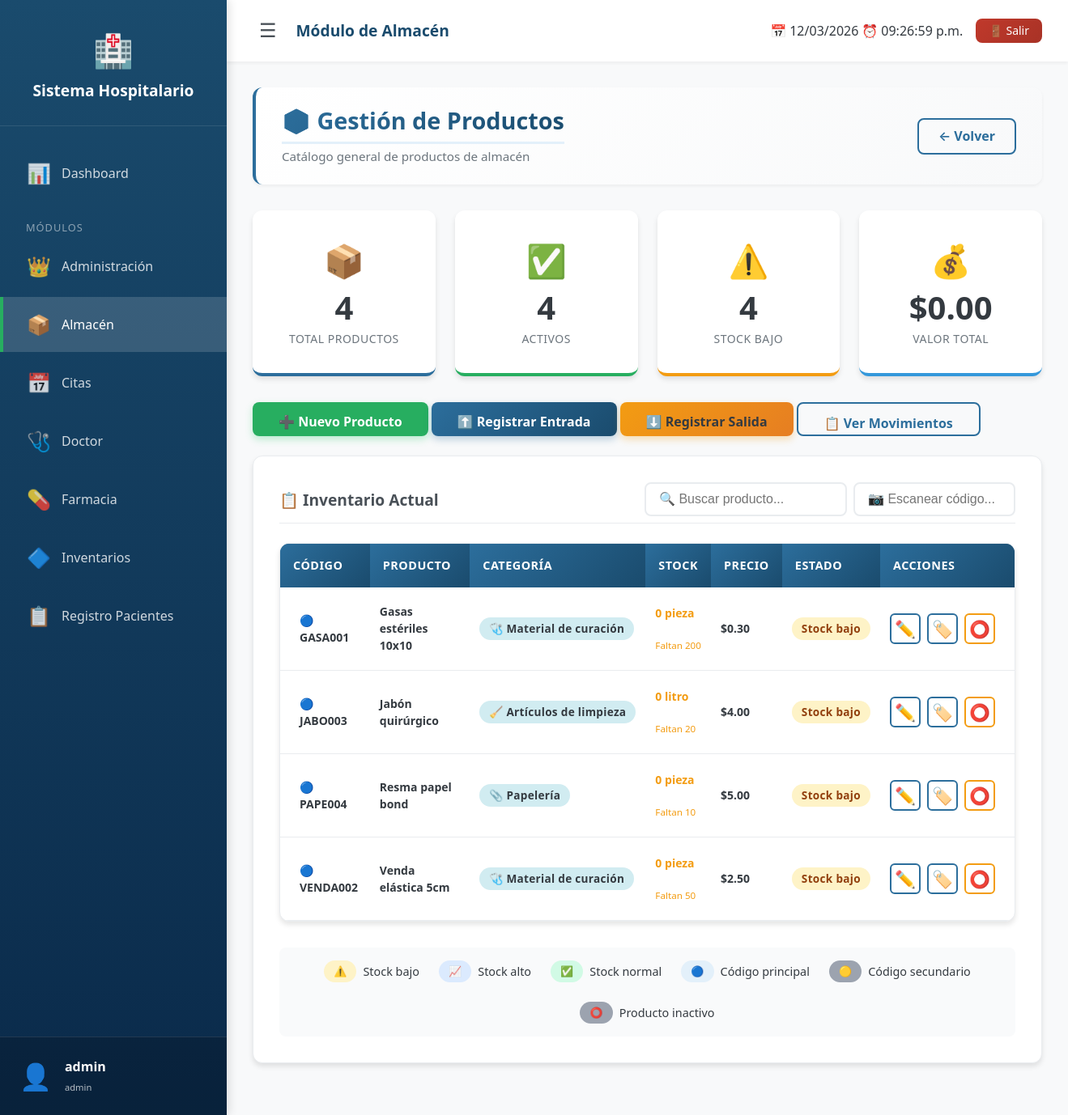
Page /Hospital/modules/almacen/productos.php (signed in) on the committed database.
### tables this page shows
CREATE TABLE `modulos` (
  `id` int(11) NOT NULL,
  `nombre` varchar(50) DEFAULT NULL,
  `ruta` varchar(100) DEFAULT NULL
);

CREATE TABLE `productos` (
  `id` int(11) NOT NULL,
  `departamento` enum('almacen','farmacia') NOT NULL,
  `codigo` varchar(50) DEFAULT NULL,
  `nombre` varchar(200) NOT NULL,
  `descripcion` text DEFAULT NULL,
  `categoria_almacen_id` int(11) DEFAULT NULL,
  `categoria_farmacia_id` int(11) DEFAULT NULL,
  `unidad_medida` enum('pieza','caja','frasco','tableta','capsula','ampolleta','ml','litro','gramo','kilogramo','metro','otro') DEFAULT 'pieza',
  `stock_minimo` int(11) DEFAULT 10,
  `stock_maximo` int(11) DEFAULT 1000,
  `precio_unitario` decimal(10,2) DEFAULT 0.00,
  `ubicacion` varchar(100) DEFAULT NULL,
  `activo` tinyint(1) DEFAULT 1,
  `fecha_registro` timestamp NOT NULL DEFAULT current_timestamp()
);

CREATE TABLE `categorias_almacen` (
  `id` int(11) NOT NULL,
  `nombre` varchar(100) NOT NULL,
  `tipo` enum('material_medico','oficina','limpieza','equipo','otro') NOT NULL,
  `descripcion` text DEFAULT NULL
);

### Hospital/modules/almacen/productos.php (the view, shortened to what the rows shown need)
<?php
require_once '../../config/db.php';
require_once '../../includes/header.php';
$productos = $pdo->query("
    SELECT
        p.id,
        p.codigo,
        p.nombre,
        p.descripcion,
        p.categoria_almacen_id,
        c.nombre as categoria_nombre,
        c.tipo as categoria_tipo,
        p.unidad_medida,
        p.stock_minimo,
        p.stock_maximo,
        p.precio_unitario,
        p.ubicacion,
        p.activo,
        COALESCE(sa.cantidad_total, 0) as stock_actual,
        COALESCE(sa.cantidad_total, 0) * p.precio_unitario as valor_total,
        CASE
            WHEN COALESCE(sa.cantidad_total, 0) <= p.stock_minimo THEN 'bajo'
            WHEN COALESCE(sa.cantidad_total, 0) >= p.stock_maximo THEN 'exceso'
            ELSE 'normal'
        END as estado_stock,
        CASE
            WHEN COALESCE(sa.cantidad_total, 0) < p.stock_minimo
            THEN p.stock_minimo - COALESCE(sa.cantidad_total, 0)
            ELSE 0
        END as cantidad_faltante
    FROM productos p
    LEFT JOIN categorias_almacen c ON p.categoria_almacen_id = c.id
    LEFT JOIN stock_actual sa ON p.id = sa.producto_id AND sa.departamento = 'almacen'
    WHERE p.departamento = 'almacen'
    ORDER BY p.activo DESC,
        CASE
            WHEN COALESCE(sa.cantidad_total, 0) <= p.stock_minimo THEN 1
            WHEN COALESCE(sa.cantidad_total, 0) >= p.stock_maximo THEN 3
            ELSE 2
        END,
        p.nombre
")->fetchAll();
?>
<div class="fade-in modulo-almacen">
    <div class="almacen-header">
        <div>
            <h1>📦 Gestión de Productos</h1>
        </div>
    </div>
    <div class="almacen-card">
        <?php if (empty($productos)): ?>
            <div class="almacen-mensaje">
                <p>📭 No hay productos registrados</p>
                <p>Comienza agregando tu primer producto</p>
            </div>
        <?php else: ?>
            <div class="almacen-tabla-container">
                <table class="almacen-tabla" id="tablaProductos">
                    <thead>
                        <tr>
                            <th>Código</th>
                            <th>Producto</th>
                            <th>Categoría</th>
                            <th>Stock</th>
                            <th>Precio</th>
                            <th>Estado</th>
                            <th>Acciones</th>
                        </tr>
                    </thead>
                    <tbody>
                        <?php foreach ($productos as $p):
                            $clase_fila = $p['activo'] == 0 ? 'inactivo' : '';
                            $estado_texto = '';
                            $estado_clase = '';
                            if ($p['activo'] == 0) {
                                $estado_texto = 'Inactivo';
                                $estado_clase = 'secondary';
                            } elseif ($p['estado_stock'] == 'bajo') {
                                $estado_texto = 'Stock bajo';
                                $estado_clase = 'warning';
                            } elseif ($p['estado_stock'] == 'exceso') {
                                $estado_texto = 'Stock alto';
                                $estado_clase = 'info';
                            } else {
                                $estado_texto = 'Normal';
                                $estado_clase = 'success';
                            }
                        ?>
                            <tr class="<?= $clase_fila ?>" data-id="<?= $p['id'] ?>" data-codigo="<?= strtolower(htmlspecialchars($p['codigo'])) ?>" data-nombre="<?= strtolower(htmlspecialchars($p['nombre'])) ?>">
                                <td>
                                    <div style="display: flex; flex-direction: column;">
                                        <span><strong>🔵 <?= htmlspecialchars($p['codigo']) ?></strong></span>
                                    </div>
                                </td>
                                <td>
                                    <strong><?= htmlspecialchars($p['nombre']) ?></strong>
                                </td>
                                <td>
                                    <?php
                                    $icono_categoria = '';
                                    switch($p['categoria_tipo'] ?? '') {
                                        case 'material_medico': $icono_categoria = '🩺'; break;
                                        case 'limpieza': $icono_categoria = '🧹'; break;
                                        case 'oficina': $icono_categoria = '📎'; break;
                                    }
                                    ?>
                                    <span class="almacen-badge" style="background: var(--info-light); color: var(--info-dark); padding: 0.25rem 0.75rem; border-radius: 20px;">
                                        <?= $icono_categoria ?> <?= htmlspecialchars($p['categoria_nombre'] ?? 'Sin categoría') ?>
                                    </span>
                                </td>
                                <td>
                                    <div>
                                        <span style="font-weight: bold; <?= ($p['estado_stock'] == 'bajo' && $p['activo'] == 1) ? 'color: var(--warning);' : '' ?>">
                                            <?= $p['stock_actual'] ?> <?= $p['unidad_medida'] ?>
                                        </span>
                                        <?php if ($p['estado_stock'] == 'bajo' && $p['activo'] == 1 && $p['cantidad_faltante'] > 0): ?>
                                            <br><small style="color: var(--warning);">Faltan <?= $p['cantidad_faltante'] ?></small>
                                        <?php endif; ?>
                                    </div>
                                </td>
                                <td><strong>$<?= number_format($p['precio_unitario'], 2) ?></strong></td>
                                <td>
                                    <span class="almacen-badge <?= $estado_clase ?>" style="padding: 0.25rem 0.75rem; border-radius: 20px;">
                                        <?= $estado_texto ?>
                                    </span>
                                </td>
                                <td>
                                    <div class="almacen-flex almacen-gap-sm" style="justify-content: center;">
                                        <a href="editar_producto.php?id=<?= $p['id'] ?>"
                                           class="almacen-btn almacen-btn-sm almacen-btn-outline"
                                           title="Editar"
                                           style="padding: 0.5rem; min-width: 36px; height: 36px; display: inline-flex; align-items: center; justify-content: center;">
                                            ✏️
                                        </a>
                                        <a href="codigos_producto.php?id=<?= $p['id'] ?>"
                                           class="almacen-btn almacen-btn-sm almacen-btn-outline"
                                           title="Gestionar códigos"
                                           style="padding: 0.5rem; min-width: 36px; height: 36px; display: inline-flex; align-items: center; justify-content: center;">
                                            🏷️
                                        </a>
                                        <?php if ($p['activo'] == 1): ?>
                                            <a href="productos.php?toggle=1&id=<?= $p['id'] ?>&estado=0"
                                               class="almacen-btn almacen-btn-sm almacen-btn-outline"
                                               style="border-color: var(--warning); color: var(--warning); padding: 0.5rem; min-width: 36px; height: 36px; display: inline-flex; align-items: center; justify-content: center;"
                                               onclick="return confirm('¿Deshabilitar este producto? No se podrá usar en entradas/salidas')"
                                               title="Deshabilitar">
                                                ⭕
                                            </a>
                                        <?php endif; ?>
                                    </div>
                                </td>
                            </tr>
                        <?php endforeach; ?>
                    </tbody>
                </table>
            </div>
        <?php endif; ?>
    </div>
</div>
<?php require_once '../../includes/footer.php'; ?>

### Hospital/includes/header.php (shortened to what the rows shown need)
<?php
$menu_modulos = [];
if (isset($_SESSION['user_id'])) {
    require_once __DIR__ . '/../config/db.php';
    try {
        $stmt = $pdo->prepare("
            SELECT m.nombre, m.ruta,
                   CASE m.nombre
                       WHEN 'Administración' THEN '👑'
                       WHEN 'Almacén' THEN '📦'
                       WHEN 'Citas' THEN '📅'
                       WHEN 'Doctor' THEN '🩺'
                       WHEN 'Farmacia' THEN '💊'
                       WHEN 'Registro Pacientes' THEN '📋'
                       ELSE '🔷'
                   END as icono
            FROM usuario_modulos um
            JOIN modulos m ON um.modulo_id = m.id
            WHERE um.usuario_id = ?
            ORDER BY m.nombre
        ");
        $stmt->execute([$_SESSION['user_id']]);
        $menu_modulos = $stmt->fetchAll();
    } catch (PDOException $e) {
        error_log("Error al cargar módulos: " . $e->getMessage());
        $menu_modulos = [];
    }
}
?>
<!DOCTYPE html>
<html lang="es">
<head>
    <link rel="stylesheet" href="<?= BASE_URL ?>assets/css/estilos.css">
    <?php
    $ruta_actual = $_SERVER['PHP_SELF'];
    if (strpos($ruta_actual, '/modules/almacen/') !== false): ?>
        <link rel="stylesheet" href="<?= BASE_URL ?>modules/almacen/assets/css/almacen.css">
    <?php
    elseif (strpos($ruta_actual, '/modules/farmacia/') !== false): ?>
        <link rel="stylesheet" href="<?= BASE_URL ?>modules/farmacia/assets/css/farmacia.css">
    <?php endif; ?>
</head>
<body class="<?php echo (strpos($_SERVER['PHP_SELF'], '/modules/almacen/') !== false) ? 'modulo-almacen' : ''; ?>">
    <div class="app-wrapper">
        <aside class="sidebar" id="sidebar">
            <div class="sidebar-logo">
                <h2><?= SISTEMA_NOMBRE ?></h2>
            </div>
            <?php if (isset($_SESSION['user_id'])): ?>
                <ul class="nav-menu">
                    <?php if (!empty($menu_modulos)): ?>
                        <?php foreach ($menu_modulos as $modulo): ?>
                            <li class="nav-item">
                                <a href="<?= BASE_URL ?>modules/<?= $modulo['ruta'] ?>/index.php"
                                   class="nav-link <?= strpos($_SERVER['PHP_SELF'], $modulo['ruta']) !== false ? 'active' : '' ?>">
                                    <span class="nav-icon"><?= $modulo['icono'] ?></span>
                                    <span class="nav-text"><?= $modulo['nombre'] ?></span>
                                </a>
                            </li>
                        <?php endforeach; ?>
                    <?php endif; ?>
                </ul>
            <?php endif; ?>
        </aside>
        <main class="main-content" id="mainContent">
            <header class="main-header">
                <div style="display: flex; align-items: center; gap: var(--spacing-md);">
                    <h2 style="margin: 0; font-size: 1.2rem;">
                        <?php
                        $pagina = basename($_SERVER['PHP_SELF']);
                        $modulo = basename(dirname($_SERVER['PHP_SELF']));
                        if ($pagina == 'dashboard.php') {
                            echo 'Panel Principal';
                        } elseif ($modulo == 'admin') {
                            echo 'Administración';
                        } elseif ($modulo == 'almacen') {
                            echo 'Módulo de Almacén';
                        } elseif ($modulo == 'farmacia') {
                            echo 'Módulo de Farmacia';
                        } else {
                            echo ucfirst(str_replace('.php', '', $pagina));
                        }
                        ?>
                    </h2>
                </div>
            </header>
            <div style="flex: 1; padding: var(--spacing-xl);">

### rows in the picture
modulos: icono "👑", nombre "Administración"
modulos: icono "📦", nombre "Almacén"
modulos: icono "📅", nombre "Citas"
modulos: icono "🩺", nombre "Doctor"
modulos: icono "💊", nombre "Farmacia"
modulos: icono "🔷", nombre "Inventarios"
modulos: icono "📋", nombre "Registro Pacientes"
productos: codigo "GASA001", nombre "Gasas estériles 10x10", categorias_almacen.tipo "🩺", categorias_almacen.nombre "Material de curación", stock_actual "0", unidad_medida "pieza", cantidad_faltante "200", precio_unitario "0.30", estado_texto "Stock bajo"
productos: codigo "JABO003", nombre "Jabón quirúrgico", categorias_almacen.tipo "🧹", categorias_almacen.nombre "Artículos de limpieza", stock_actual "0", unidad_medida "litro", cantidad_faltante "20", precio_unitario "4.00", estado_texto "Stock bajo", $p['id'] 3 (drawn)
productos: codigo "PAPE004", nombre "Resma papel bond", categorias_almacen.tipo "📎", categorias_almacen.nombre "Papelería", stock_actual "0", unidad_medida "pieza", cantidad_faltante "10", precio_unitario "5.00", estado_texto "Stock bajo"
productos: codigo "VENDA002", nombre "Venda elástica 5cm", categorias_almacen.tipo "🩺", categorias_almacen.nombre "Material de curación", stock_actual "0", unidad_medida "pieza", cantidad_faltante "50", precio_unitario "2.50", estado_texto "Stock bajo"

### other values in the picture
SISTEMA_NOMBRE "Sistema Hospitalario"
$_SESSION['usuario'] "admin"
$_SESSION['rol'] "admin"
$stats['total_productos'] "4"
$stats['activos'] "4"
$stats['stock_bajo'] "4"
$valor_total_formateado "$0.00"
